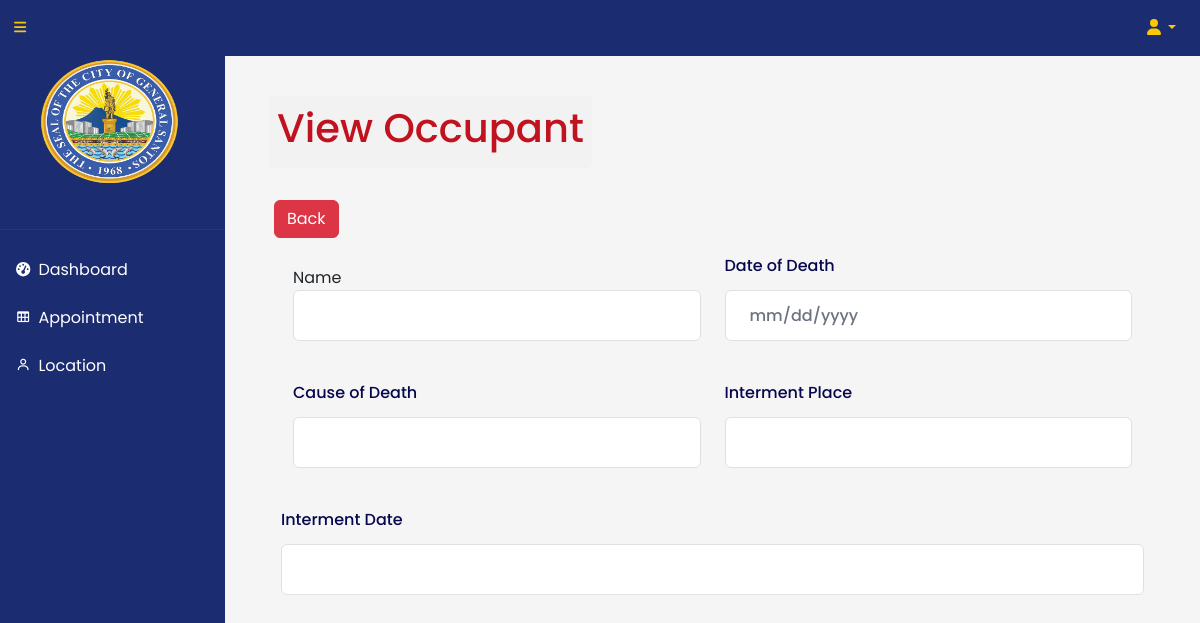
Before: /client/viewoccchamber.php (signed in) with the older database file.
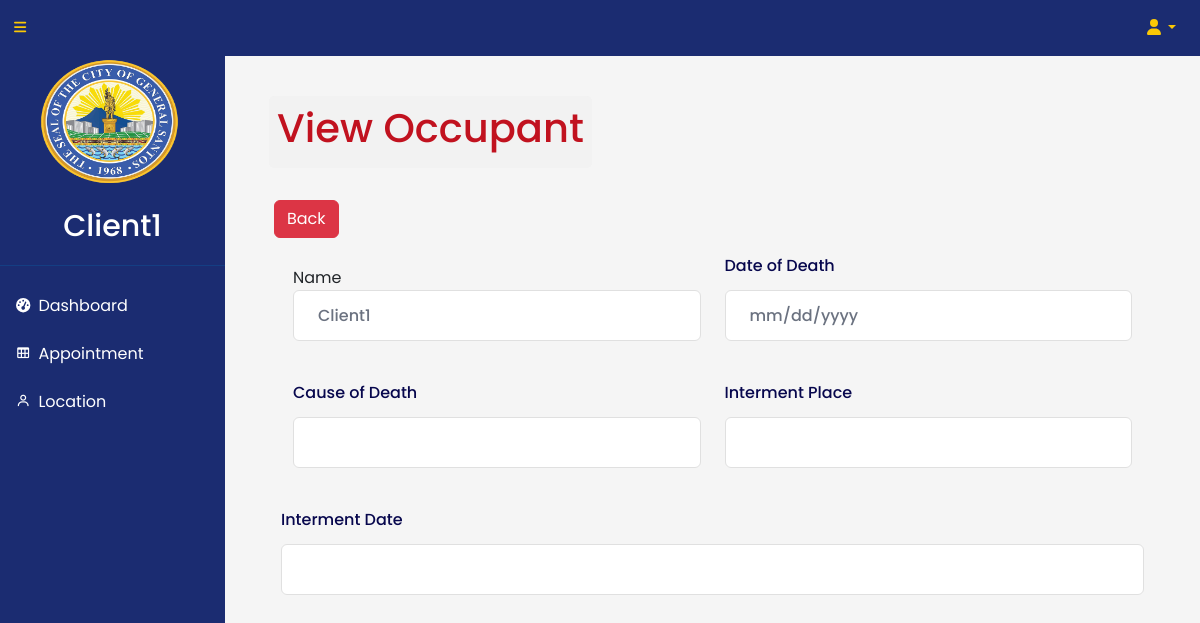
After: the same page with the newer database file.
### tables this page shows
CREATE TABLE `tbluserslogin` (
  `UserID` int(11) NOT NULL,
  `username` varchar(255) NOT NULL,
  `pw` varchar(255) NOT NULL,
  `Createdby` varchar(255) NOT NULL,
  `Restriction` varchar(255) NOT NULL,
  `CreatedDate` date NOT NULL DEFAULT current_timestamp()
);

### client/viewoccchamber.php (the view, shortened to what the changed rows need)
<!DOCTYPE html>
<html lang="en">
<link rel="stylesheet" href="css/walkin.css">
<?php
require('assets/component/header.php');
require('assets/component/sidebars.php');
?>
<body>
    <div id="layoutSidenav">
        <div id="layoutSidenav_content">
            <main>
                <div class="container-fluid px-4">
                    <ol class="breadcrumb mb-4">
                        <li class="breadcrumb-item active">
                            <h1>View Occupant</h1>
                        </li>
                    </ol>
                    <div class="pcoded-inner-content">
                        <div class="main-body">
                            <div class="page-wrapper">
                                <div class="page-body">
                                    <div class="row">
                                        <div class="col-sm">
                                            <div class="container-interment">
                                                <div class="formbold-main">
                                                    <div class="">
                                                        <p>
                                                        <div class="formbold-mb-5 w-full  formbold-px-3 flex">
                                                            <div class="formbold-mb-5 w-full  formbold-px-3">
                                                                Name
                                                                <input type="text" name="Lname" id="name"
                                                                    value="<?php echo $name ?>" required="required"
                                                                    class="formbold-form-input" readonly />
                                                            </div>
                                                        </div>
                                                    </div>
                                                </div>
                                            </div>
                                        </div>
                                    </div>
                                </div>
                            </div>
                        </div>
                    </div>
                </div>
        </div>
    </div>
</body>
</html>

### client/assets/component/sidebars.php (shortened to what the changed rows need)
<?php
include('../dbConn/conn.php');
$userId = $_SESSION['id'];
$select = "SELECT * FROM tblUsersLogin WHERE UserID = '$userId'";
$selectResult = $conn->query($select);
while($row = $selectResult->fetch_assoc()){
    $name = $row['Createdby'];
}
?>
<body class="sb-nav-fixed">
    <div id="layoutSidenav">
        <div id="layoutSidenav_nav">
            <nav class="sb-sidenav accordion sb-sidenav" id="sidenavAccordion">
                <div class="sb-sidenav-menu">
                    <div class="nav">
                        <h1 id="office"><?php echo $name ?></h1>
                        <hr>
                        <a class="nav-link" href="dashboard.php">
                            <div class="sb-nav-link-icon"><i class="fas fa-tachometer-alt"></i></div>
                            Dashboard
                        </a>
                        <a class="nav-link " href="form.php">
                            <div class="sb-nav-link-icon"><i class="bx bx-table"></i></div>
                            Appointment
                        </a>
                        <a class="nav-link " href="loc.php">
                            <div class="sb-nav-link-icon"><i class="bx bx-user"></i></div>
                            Location
                        </a>
                    </div>
                </div>
            </nav>
        </div>
    </div>
</body>

Changed rows visible on the page:
added tbluserslogin: Createdby "Client1", Lname "Client1"
